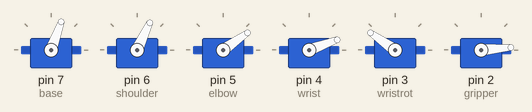
This sketch was run on a simulated Arduino Uno, built with avr-gcc and run on an emulated ATmega328P. Shown: 6 × servo.

Above: at 3.16 s.
At 3.8 s:
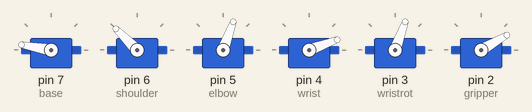
At 10.7 s:
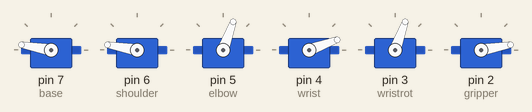
At 19.0 s:
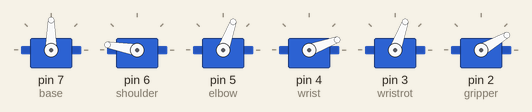
At 27.9 s:
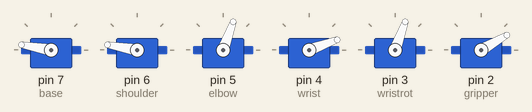
At 37.3 s:
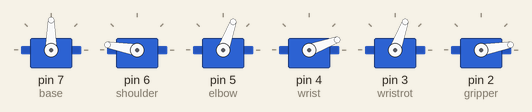
Timing chart, 0 to 40.0 s (numbered marks = the images above):
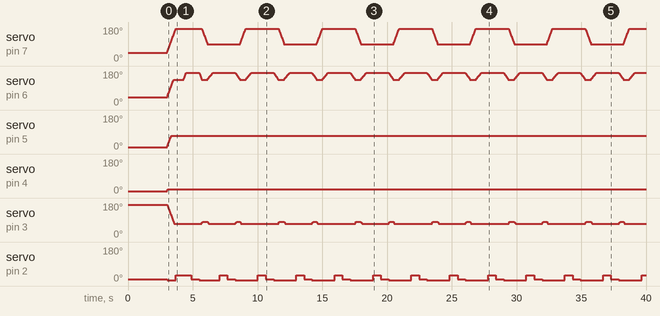

The sketch:

arm_controller.ino
```cpp
#include <Servo.h>

// ---------------- SERVOS ----------------
Servo base, shoulder, elbow, wrist, wristrot, gripper;

// live joint tracking
int pos[6] = {45,40,10,10,170,10};

// first startup pickup
bool firstPickupDone = false;

// ---------------- ATTACH ----------------
void attachAll(){
  base.attach(7);
  shoulder.attach(6);
  elbow.attach(5);
  wrist.attach(4);
  wristrot.attach(3);
  gripper.attach(2);
  base.write(pos[0]);
  shoulder.write(pos[1]);
  elbow.write(pos[2]);
  wrist.write(pos[3]);
  wristrot.write(pos[4]);
  gripper.write(pos[5]);
}

// --------------------------------------------------
// FULL 6-AXIS MOTION (used for travel)
void moveTo(int b,int s,int e,int w,int wr,int g,int speedDelay){
  int target[6]={b,s,e,w,wr,g};
  bool moving = true;
  while(moving){
    moving=false;
    for(int i=0;i<6;i++){
      if(pos[i] < target[i]){ pos[i]++; moving=true; }
      else if(pos[i] > target[i]){ pos[i]--; moving=true; }
    }
    base.write(pos[0]);
    shoulder.write(pos[1]);
    elbow.write(pos[2]);
    wrist.write(pos[3]);
    wristrot.write(pos[4]);
    gripper.write(pos[5]);
    delay(speedDelay);
  }
}

// --------------------------------------------------
// ARM-ONLY MOTION (gripper locked)
void moveArmOnly(int b,int s,int e,int w,int wr,int speedDelay){
  bool moving = true;
  while(moving){
    moving=false;
    if(pos[0] < b){ pos[0]++; moving=true; }
    else if(pos[0] > b){ pos[0]--; moving=true; }
    if(pos[1] < s){ pos[1]++; moving=true; }
    else if(pos[1] > s){ pos[1]--; moving=true; }
    if(pos[2] < e){ pos[2]++; moving=true; }
    else if(pos[2] > e){ pos[2]--; moving=true; }
    if(pos[3] < w){ pos[3]++; moving=true; }
    else if(pos[3] > w){ pos[3]--; moving=true; }
    if(pos[4] < wr){ pos[4]++; moving=true; }
    else if(pos[4] > wr){ pos[4]--; moving=true; }
    base.write(pos[0]);
    shoulder.write(pos[1]);
    elbow.write(pos[2]);
    wrist.write(pos[3]);
    wristrot.write(pos[4]);
    // gripper NOT touched
    delay(speedDelay);
  }
}

// ---------------- GRIPPER ----------------
void closeGrip(){
  gripper.write(10);
  pos[5]=5;
  delay(300);
}
void openGrip(){
  gripper.write(30);
  pos[5]=30;
  delay(300);
}

// ---------------- POSES ----------------
// A station
int A_above[6] = {170,135,70,20,70,10};
int A_pick [6] = {170,170,70,20,70,10};
// B station
int B_above[6] = {90,135,70,20,80,10};
int B_pick [6] = {90,170,70,20,70,10};

// ---------------- HANDOFF ----------------
void handoff(int pickPose[6], int abovePose[6]){
  // 1) LOWER ARM ONLY (gripper stays closed, holding ball)
  moveArmOnly(pickPose[0],pickPose[1],pickPose[2],pickPose[3],pickPose[4],12);
  delay(500);

  // 2) RELEASE ball onto surface
  openGrip();
  delay(300);

  // 3) RE-GRAB in same position (no lift)
  closeGrip();
  delay(300);

  // 4) LIFT AND TRAVEL to above pose
  moveTo(abovePose[0],abovePose[1],abovePose[2],abovePose[3],abovePose[4],pos[5],10);
}

// ---------------- SETUP ----------------
void setup(){
  attachAll();
  delay(1500);
  // safe home
  moveTo(45,40,10,10,170,10,15);
  delay(1500);
}

// ---------------- LOOP ----------------
void loop(){

  // FIRST PICKUP — open gripper BEFORE descending, then grab
  if(!firstPickupDone){
    moveTo(A_above[0],A_above[1],A_above[2],A_above[3],A_above[4],5,5);
    openGrip();           // ← KEY FIX: open before descending to ball
    delay(300);
    moveArmOnly(A_pick[0],A_pick[1],A_pick[2],A_pick[3],A_pick[4],5);
    delay(400);           // settle on ball
    closeGrip();          // grab ball
    delay(300);
    moveTo(A_above[0],A_above[1],A_above[2],A_above[3],A_above[4],5,5);
    firstPickupDone = true;
  }

  // A → B
  moveTo(B_above[0],B_above[1],B_above[2],B_above[3],B_above[4],pos[5],5);
  handoff(B_pick, B_above);

  // B → A
  moveTo(A_above[0],A_above[1],A_above[2],A_above[3],A_above[4],pos[5],5);
  handoff(A_pick, A_above);
}
```

Measured:
- by itself, servo on pin 5 (elbow): moves from 10° to 70° over 0.33 s
- by itself, servo on pin 4 (wrist): 10° → 20° at 3.0 s
